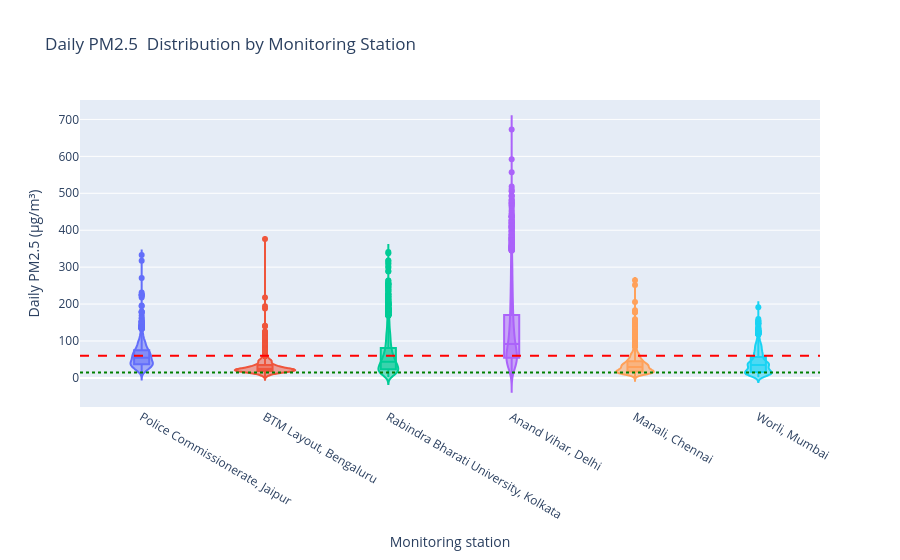

Here is the notebook cell this chart was saved with:
### Markdown cell above
The two heatmaps count valid daily PM2.5 and PM10 readings for each monitoring station and year. A full year has 365 or 366 days, so counts near that range indicate strong date coverage

Data coverage is generally strong for PM2.5, but PM10 has major early gaps at Bengaluru and Manali. Bengaluru recorded only 0 and 4 valid PM10 days in 2019 and 2020, while Manali recorded 0, 0, and 256 days from 2019–2021. These incomplete records are not reliable for direct annual comparison. Mumbai’s 2019 coverage is also lower than later years. Therefore,all years cannot be treated as equal representative.

### Code cell
pm25 = data.dropna(subset=["PM2.5 (µg/m³)"])

fig = px.violin(
    pm25,
    x="station",
    y="PM2.5 (µg/m³)",
    color="station",
    box=True,
    title="Daily PM2.5  Distribution by Monitoring Station",
    labels={
        "station": "Monitoring station",
        "PM2.5 (µg/m³)": "Daily PM2.5 (µg/m³)"
    }
)

fig.add_hline(y=60, line_dash="dash", line_color="red")
fig.add_hline(y=15, line_dash="dot", line_color="green")
fig.update_layout(showlegend=False)
fig.show()

### Figure 1 — Plotly figure (JSON) as saved in the notebook; plotly's stock layout.template omitted (floating-point values rounded to 4 significant figures; data arrays with more than 128 entries replaced by an {"elided": "..."} marker saying what was removed)
{"data": [{"alignmentgroup": "True", "box": {"visible": true}, "hovertemplate": "Monitoring station=%{x}<br>Daily PM2.5 (µg/m³)=%{y}<extra></extra>", "legendgroup": "Police Commissionerate, Jaipur", "marker": {"color": "#636efa"}, "name": "Police Commissionerate, Jaipur", "offsetgroup": "Police Commissionerate, Jaipur", "orientation": "v", "scalegroup": "True", "showlegend": true, "type": "violin", "x": {"elided": "2530 str values"}, "x0": " ", "xaxis": "x", "y": {"elided": "2530 float values"}, "y0": " ", "yaxis": "y"}, {"alignmentgroup": "True", "box": {"visible": true}, "hovertemplate": "Monitoring station=%{x}<br>Daily PM2.5 (µg/m³)=%{y}<extra></extra>", "legendgroup": "BTM Layout, Bengaluru", "marker": {"color": "#EF553B"}, "name": "BTM Layout, Bengaluru", "offsetgroup": "BTM Layout, Bengaluru", "orientation": "v", "scalegroup": "True", "showlegend": true, "type": "violin", "x": {"elided": "2409 str values"}, "x0": " ", "xaxis": "x", "y": {"elided": "2409 float values"}, "y0": " ", "yaxis": "y"}, {"alignmentgroup": "True", "box": {"visible": true}, "hovertemplate": "Monitoring station=%{x}<br>Daily PM2.5 (µg/m³)=%{y}<extra></extra>", "legendgroup": "Rabindra Bharati University, Kolkata", "marker": {"color": "#00cc96"}, "name": "Rabindra Bharati University, Kolkata", "offsetgroup": "Rabindra Bharati University, Kolkata", "orientation": "v", "scalegroup": "True", "showlegend": true, "type": "violin", "x": {"elided": "2498 str values"}, "x0": " ", "xaxis": "x", "y": {"elided": "2498 float values"}, "y0": " ", "yaxis": "y"}, {"alignmentgroup": "True", "box": {"visible": true}, "hovertemplate": "Monitoring station=%{x}<br>Daily PM2.5 (µg/m³)=%{y}<extra></extra>", "legendgroup": "Anand Vihar, Delhi", "marker": {"color": "#ab63fa"}, "name": "Anand Vihar, Delhi", "offsetgroup": "Anand Vihar, Delhi", "orientation": "v", "scalegroup": "True", "showlegend": true, "type": "violin", "x": {"elided": "2490 str values"}, "x0": " ", "xaxis": "x", "y": {"elided": "2490 float values"}, "y0": " ", "yaxis": "y"}, {"alignmentgroup": "True", "box": {"visible": true}, "hovertemplate": "Monitoring station=%{x}<br>Daily PM2.5 (µg/m³)=%{y}<extra></extra>", "legendgroup": "Manali, Chennai", "marker": {"color": "#FFA15A"}, "name": "Manali, Chennai", "offsetgroup": "Manali, Chennai", "orientation": "v", "scalegroup": "True", "showlegend": true, "type": "violin", "x": {"elided": "2416 str values"}, "x0": " ", "xaxis": "x", "y": {"elided": "2416 float values"}, "y0": " ", "yaxis": "y"}, {"alignmentgroup": "True", "box": {"visible": true}, "hovertemplate": "Monitoring station=%{x}<br>Daily PM2.5 (µg/m³)=%{y}<extra></extra>", "legendgroup": "Worli, Mumbai", "marker": {"color": "#19d3f3"}, "name": "Worli, Mumbai", "offsetgroup": "Worli, Mumbai", "orientation": "v", "scalegroup": "True", "showlegend": true, "type": "violin", "x": {"elided": "2215 str values"}, "x0": " ", "xaxis": "x", "y": {"elided": "2215 float values"}, "y0": " ", "yaxis": "y"}], "layout": {"legend": {"title": {"text": "Monitoring station"}, "tracegroupgap": 0}, "shapes": [{"line": {"color": "red", "dash": "dash"}, "type": "line", "x0": 0, "x1": 1, "xref": "x domain", "y0": 60, "y1": 60, "yref": "y"}, {"line": {"color": "green", "dash": "dot"}, "type": "line", "x0": 0, "x1": 1, "xref": "x domain", "y0": 15, "y1": 15, "yref": "y"}], "showlegend": false, "title": {"text": "Daily PM2.5  Distribution by Monitoring Station"}, "violinmode": "overlay", "xaxis": {"anchor": "y", "categoryarray": ["Police Commissionerate, Jaipur", "BTM Layout, Bengaluru", "Rabindra Bharati University, Kolkata", "Anand Vihar, Delhi", "Manali, Chennai", "Worli, Mumbai"], "categoryorder": "array", "domain": [0, 1], "title": {"text": "Monitoring station"}}, "yaxis": {"anchor": "x", "domain": [0, 1], "title": {"text": "Daily PM2.5 (µg/m³)"}}}}
